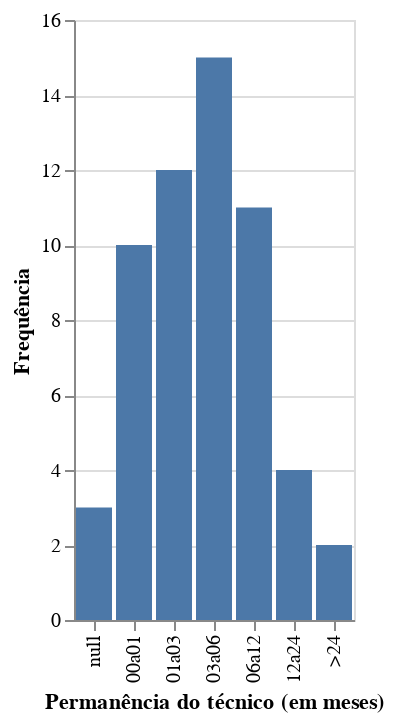

Notebook code cell kept with this figure:
### Code cell
import altair as alt              
alt.Chart(tempo_tec).mark_bar().encode(
        alt.X('tem_tec_classe',
          title = 'Permanência do técnico (em meses)',
          #bin = alt.Bin(extent = [0, 100], step = 2)
          ),
        alt.Y('count()',
          title = 'Frequência'))

### Figure 1 — Vega-Lite specification as saved in the notebook (floating-point values rounded to 4 significant figures)
{"config": {"view": {"continuousWidth": 400, "continuousHeight": 300}}, "data": {"name": "data-1d2f8c46694e25ba345327cf2314296f"}, "mark": "bar", "encoding": {"x": {"type": "nominal", "field": "tem_tec_classe", "title": "Permanência do técnico (em meses)"}, "y": {"type": "quantitative", "aggregate": "count", "title": "Frequência"}}, "$schema": "https://vega.github.io/schema/vega-lite/v4.8.1.json", "datasets": {"data-1d2f8c46694e25ba345327cf2314296f": [{"tecnico": "Renato Gaúcho", "time": "Grêmio", "tempo_tec": 1621.0, "tem_tec_classe": ">24"}, {"tecnico": "Mano Menezes", "time": "Cruzeiro", "tempo_tec": 1105.0, "tem_tec_classe": ">24"}, {"tecnico": "Odair Hellmann", "time": "Internacional", "tempo_tec": 695.0, "tem_tec_classe": "12a24"}, {"tecnico": "Fábio Carille", "time": "Corinthians", "tempo_tec": 514.0, "tem_tec_classe": "12a24"}, {"tecnico": "Fernando Diniz", "time": "São Paulo", "tempo_tec": 493.0, "tem_tec_classe": "12a24"}, {"tecnico": "Luiz Felipe Scolari", "time": "Palmeiras", "tempo_tec": 394.0, "tem_tec_classe": "12a24"}, {"tecnico": "Jorge Sampaoli", "time": "Atlético-MG", "tempo_tec": 354.0, "tem_tec_classe": "06a12"}, {"tecnico": "Eduardo Coudet", "time": "Internacional", "tempo_tec": 329.0, "tem_tec_classe": "06a12"}, {"tecnico": "Vanderlei Luxemburgo", "time": "Palmeiras", "tempo_tec": 304.0, "tem_tec_classe": "06a12"}, {"tecnico": "Tiago Nunes", "time": "Corinthians", "tempo_tec": 277.0, "tem_tec_classe": "06a12"}, {"tecnico": "Thiago Larghi", "time": "Atlético-MG", "tempo_tec": 248.0, "tem_tec_classe": "06a12"}, {"tecnico": "Roger Machado", "time": "Palmeiras", "tempo_tec": 246.0, "tem_tec_classe": "06a12"}, {"tecnico": "Diego Aguirre", "time": "São Paulo", "tempo_tec": 240.0, "tem_tec_classe": "06a12"}, {"tecnico": "Paulo Autuori", "time": "Botafogo", "tempo_tec": 232.0, "tem_tec_classe": "06a12"}, {"tecnico": "Daniel Paulista", "time": "Sport Recife", "tempo_tec": 190.0, "tem_tec_classe": "06a12"}, {"tecnico": "Jair Ventura", "time": "Sport Recife", "tempo_tec": 186.0, "tem_tec_classe": "06a12"}, {"tecnico": "Rodrigo Santana", "time": "Atlético-MG", "tempo_tec": 185.0, "tem_tec_classe": "06a12"}, {"tecnico": "Cuca", "time": "São Paulo", "tempo_tec": 178.0, "tem_tec_classe": "03a06"}, {"tecnico": "Jorge Jesus", "time": "Flamengo", "tempo_tec": 178.0, "tem_tec_classe": "03a06"}, {"tecnico": "Eduardo Barroca", "time": "Botafogo", "tempo_tec": 173.0, "tem_tec_classe": "03a06"}, {"tecnico": "Abel Braga", "time": "Flamengo", "tempo_tec": 166.0, "tem_tec_classe": "03a06"}, {"tecnico": "Maurício Barbieri", "time": "Flamengo", "tempo_tec": 162.0, "tem_tec_classe": "03a06"}, {"tecnico": "Vágner Mancini", "time": "Corinthians", "tempo_tec": 137.0, "tem_tec_classe": "03a06"}, {"tecnico": "Nelsinho Baptista", "time": "Sport Recife", "tempo_tec": 134.0, "tem_tec_classe": "03a06"}, {"tecnico": "Alberto Valentim", "time": "Botafogo", "tempo_tec": 121.0, "tem_tec_classe": "03a06"}, {"tecnico": "Zé Ricardo", "time": "Botafogo", "tempo_tec": 119.0, "tem_tec_classe": "03a06"}, {"tecnico": "Abel Ferreira", "time": "Palmeiras", "tempo_tec": 115.0, "tem_tec_classe": "03a06"}, {"tecnico": "Claudinei Oliveira", "time": "Sport Recife", "tempo_tec": 109.0, "tem_tec_classe": "03a06"}, {"tecnico": "Abel Braga", "time": "Internacional", "tempo_tec": 108.0, "tem_tec_classe": "03a06"}, {"tecnico": "Rogério Ceni", "time": "Flamengo", "tempo_tec": 107.0, "tem_tec_classe": "03a06"}, {"tecnico": "Osmar Loss", "time": "Corinthians", "tempo_tec": 107.0, "tem_tec_classe": "03a06"}, {"tecnico": "Domènec Torrent", "time": "Flamengo", "tempo_tec": 100.0, "tem_tec_classe": "03a06"}, {"tecnico": "Mano Menezes", "time": "Palmeiras", "tempo_tec": 89.0, "tem_tec_classe": "01a03"}, {"tecnico": "Jair Ventura", "time": "Corinthians", "tempo_tec": 87.0, "tem_tec_classe": "01a03"}, {"tecnico": "Milton Mendes", "time": "Sport Recife", "tempo_tec": 67.0, "tem_tec_classe": "01a03"}, {"tecnico": "Dorival Júnior", "time": "Flamengo", "tempo_tec": 64.0, "tem_tec_classe": "01a03"}, {"tecnico": "Abel Braga", "time": "Cruzeiro", "tempo_tec": 62.0, "tem_tec_classe": "01a03"}, {"tecnico": "Vágner Mancini", "time": "Atlético-MG", "tempo_tec": 55.0, "tem_tec_classe": "01a03"}, {"tecnico": "Marcos Paquetá", "time": "Botafogo", "tempo_tec": 54.0, "tem_tec_classe": "01a03"}, {"tecnico": "Zé Ricardo", "time": "Internacional", "tempo_tec": 48.0, "tem_tec_classe": "01a03"}, {"tecnico": "Rogério Ceni", "time": "Cruzeiro", "tempo_tec": 45.0, "tem_tec_classe": "01a03"}, {"tecnico": "Levir Culpi", "time": "Atlético-MG", "tempo_tec": 43.0, "tem_tec_classe": "01a03"}, {"tecnico": "Eduardo Baptista", "time": "Sport Recife", "tempo_tec": 39.0, "tem_tec_classe": "01a03"}, {"tecnico": "Coelho", "time": "Corinthians", "tempo_tec": 34.0, "tem_tec_classe": "01a03"}, {"tecnico": "Vizolli", "time": "São Paulo", "tempo_tec": 23.0, "tem_tec_classe": "00a01"}, {"tecnico": "André Jardine", "time": "São Paulo", "tempo_tec": 20.0, "tem_tec_classe": "00a01"}, {"tecnico": "Lúcio Flávio", "time": "Botafogo", "tempo_tec": 19.0, "tem_tec_classe": "00a01"}, {"tecnico": "Bruno Lazaroni", "time": "Botafogo", "tempo_tec": 19.0, "tem_tec_classe": "00a01"}, {"tecnico": "Andrey Lopes", "time": "Palmeiras", "tempo_tec": 18.0, "tem_tec_classe": "00a01"}, {"tecnico": "Emiliano Ramón Díaz", "time": "Botafogo", "tempo_tec": 17.0, "tem_tec_classe": "00a01"}, {"tecnico": "Marcelo Salles", "time": "Flamengo", "tempo_tec": 15.0, "tem_tec_classe": "00a01"}, {"tecnico": "Ricardo Colbachini", "time": "Internacional", "tempo_tec": 10.0, "tem_tec_classe": "00a01"}, {"tecnico": "Flávio Tenius", "time": "Botafogo", "tempo_tec": 10.0, "tem_tec_classe": "00a01"}, {"tecnico": "Adilson Batista", "time": "Cruzeiro", "tempo_tec": 9.0, "tem_tec_classe": "00a01"}, {"tecnico": "Wesley Carvalho", "time": "Palmeiras", "tempo_tec": 0.0, "tem_tec_classe": null}, {"tecnico": "Felipe Lucena", "time": "Botafogo", "tempo_tec": null, "tem_tec_classe": null}, {"tecnico": "Ricardo Resende", "time": "Cruzeiro", "tempo_tec": null, "tem_tec_classe": null}]}}
